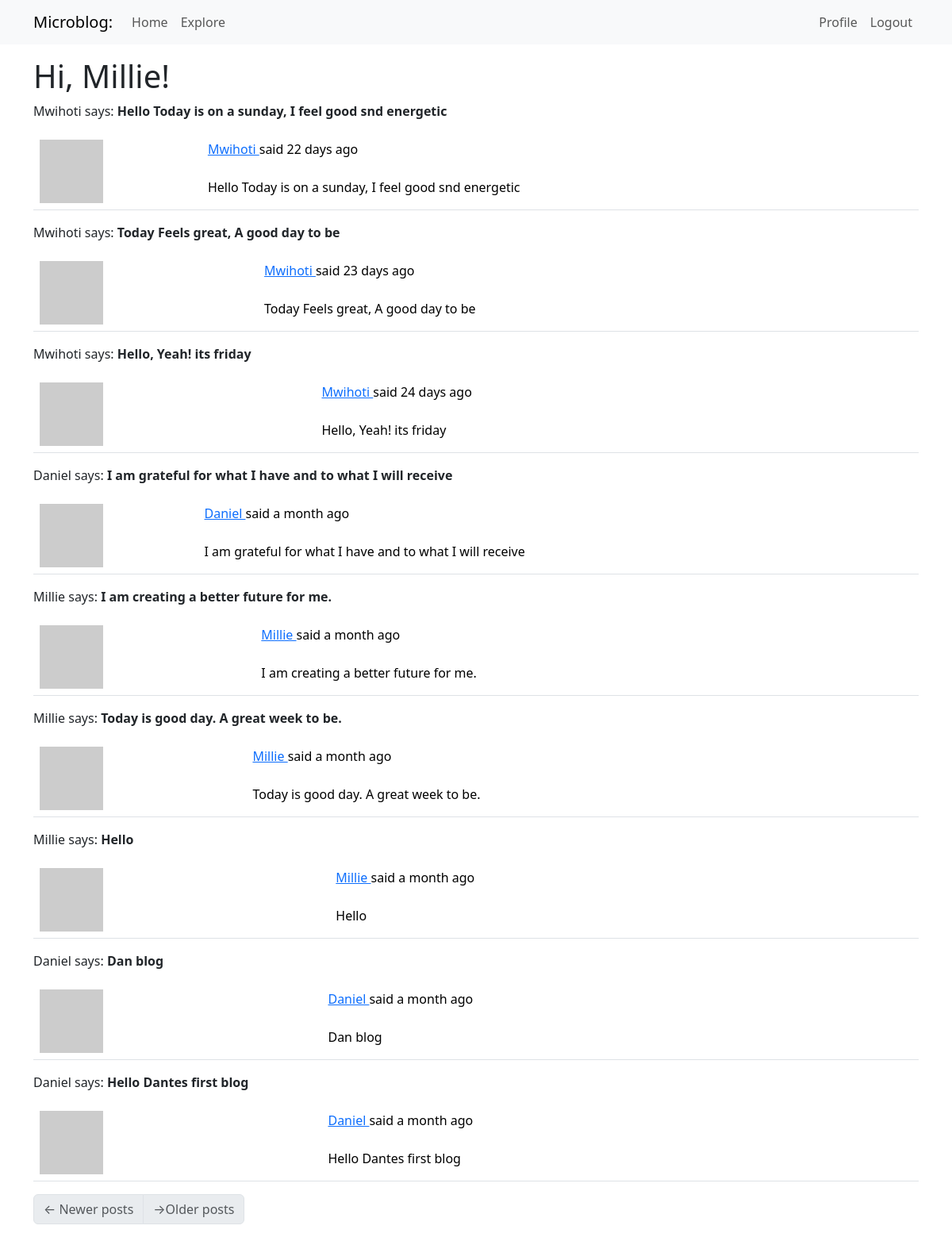
Screenshot of /explore (signed in) with the database file from the repository.
### app/models.py (models this page shows, shortened)
class User(UserMixin, db.Model):
    id: so.Mapped[int] = so.mapped_column(primary_key=True)
    username: so.Mapped[str] = so.mapped_column(sa.String(64), index=True,
                                                unique=True)
    email: so.Mapped[str] = so.mapped_column(sa.String(120), index=True,
                                             unique=True)
    password_hash: so.Mapped[Optional[str]] = so.mapped_column(sa.String(256))
    about_me: so.Mapped[Optional[str]] = so.mapped_column(sa.String(140))
    last_seen: so.Mapped[Optional[datetime]] = so.mapped_column(
        default=lambda: datetime.now(timezone.utc))
    posts: so.WriteOnlyMapped['Post'] = so.relationship(back_populates='author')
    following: so.WriteOnlyMapped['User'] = so.relationship(
        secondary=followers, primaryjoin=(followers.c.follower_id == id),
        secondaryjoin=(followers.c.followed_id==id),
        back_populates='followers'
    )
    followers: so.WriteOnlyMapped['User'] = so.relationship(
        secondary=followers, primaryjoin=(followers.c.followed_id == id),
        secondaryjoin=(followers.c.follower_id == id),
        back_populates='following'
    )
    def avatar(self, size):
        digest = hashlib.md5(self.email.lower().encode('utf-8')).hexdigest()
        return f'https://www.gravatar.com/avatar/{digest}?d=identicon&s={size}'
    @login.user_loader
    def load_user(id):
        return db.session.get(User, int(id))

class SearchableMixin(object):
    @classmethod
    def before_commit(cls, session):
        session._changes = {
            'add': list(session.new),
            'update': list(session.dirty),
            'delete': list(session.deleted)
        }
    @classmethod
    def after_commit(cls, session):
        for obj in session._changes['add']:
            if isinstance(obj, SearchableMixin):
                add_to_index(obj.__tablename__, obj)
        for obj in session._changes['update']:
            if isinstance(obj, SearchableMixin):
                add_to_index(obj.__tablename__, obj)
        for obj in session._changes['delete']:
            if isinstance(obj, SearchableMixin):
                remove_from_index(obj.__tablename__, obj)
        session._changes = None

class Post(SearchableMixin, db.Model):
    __searchable__ = ['body']
    id: so.Mapped[int] = so.mapped_column(primary_key=True)
    body: so.Mapped[str] = so.mapped_column(sa.String(140))
    timestamp: so.Mapped[datetime] = so.mapped_column(
        index=True, default=lambda: datetime.now(timezone.utc))
    user_id: so.Mapped[int] = so.mapped_column(sa.ForeignKey('user.id'),
                                               index=True
    )
    language: so.Mapped[Optional[str]] = so.mapped_column(sa.String(5))
    author: so.Mapped[User] = so.relationship('User', back_populates='posts')

### app/main/routes.py (the view)
@bp.route('/explore')
@login_required
def explore():
    page = request.args.get('page', 1, type=int)
    query = sa.select(Post).order_by(Post.timestamp.desc())
    posts = db.paginate(query, page=page,
                        per_page=current_app.config['POSTS_PER_PAGE'], error_out=False)
    next_url = url_for('main.explore', page=posts.next_num) \
        if posts.has_next else None
    prev_url = url_for('main.explore', page=posts.prev_num) \
        if posts.has_prev else None
    return render_template('index.html', title=_('Explore'),
                           posts=posts.items, next_url=next_url,
                           prev_url=prev_url)

### app/__init__.py (called while the page is built)
def get_locale():
    return request.accept_languages.best_match(current_app.config['LANGUAGES'])

### app/main/routes.py (called while the page is built)
@bp.before_app_request
def before_request():
    if current_user.is_authenticated:
        current_user.last_seen = datetime.now(timezone.utc)
        db.session.commit()
        g.locale = str(get_locale()
                )

### app/templates/index.html (shortened to what this page needs)
{% extends "base.html" %}
{% import "bootstrap_wtf.html" as wtf %}
{% block content %}
    <h1>Hi, {{ current_user.username }}!</h1>
    {% for post in posts %}
    <div style="display: flex;"><p>{{ post.author.username }} says: <b>{{ post.body }}</b></p></div>
        {% include '_post.html' %}
    {% endfor %}
    <nav aria-label="Post navigation">
        <ul class="pagination">
            <li class="page-item{% if not prev_url %} disabled{% endif %}">
                <a class="page-link" href="{{ prev_url }}">
                    <span aria-hidden="true">&larr;</span> {{ _('Newer posts')}}
                </a>
            </li>
            <li class="page-item{% if not next_url %} disabled{% endif %}">
                <a class="page-link" href="{{ next_url }}">
                    <span aria-hidden="true">&rarr;</span>{{ _('Older posts')}}
                </a>
            </li>
        </ul>
    </nav>
{% endblock %}

### app/templates/_post.html (shortened to what this page needs)
<table class="table table-hover">
    <tr>
        <td>
            <a href="{{ url_for('main.user', username=post.author.username) }}">
                <img src="{{ post.author.avatar(70) }}" />
            </a>
            <td>
                {{ _('%(username)s said %(when)s', username=user_link, when=moment(post.timestamp).fromNow()) }}
                <br>
                <br/>
                <span id="post{{ post.id}}">{{ post.body }}</span>
            </td>
        </td>
    </tr>
</table>

### rows the page displays
User: username "Millie"
Post: author.username "Mwihoti", body "Hello Today is on a sunday, I feel good snd energetic"
Post: author.username "Mwihoti", body "Today Feels great, A good day to be"
Post: author.username "Mwihoti", body "Hello, Yeah! its friday"
Post: author.username "Daniel", body "I am grateful for what I have and to what I will receive"
Post: author.username "Millie", body "I am creating a better future for me."
Post: author.username "Millie", body "Today is good day. A great week to be."
Post: author.username "Millie", body "Hello"
Post: author.username "Daniel", body "Dan blog"
Post: author.username "Daniel", body "Hello Dantes first blog"
